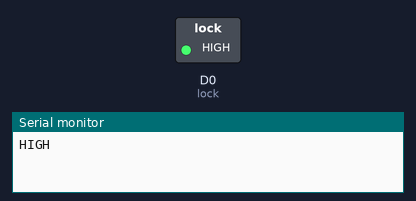
Simulated run of this sketch. Board: ESP8266 (NodeMCU). Shown: switched loads named in the sketch (green lamp = pin HIGH), the last lines printed to the serial monitor.

Above: at 1.5 s.
At 4.5 s:
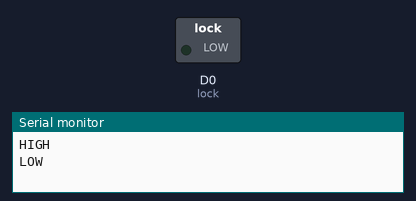
Timing chart, 0 to 7.8 s (numbered marks = the images above):
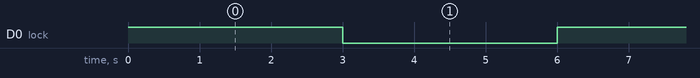

Measured:
- by itself, D0 (lock): alternates HIGH for 3.0 s and LOW for 3.0 s

The sketch:

Solenoid.ino
```cpp
#define lock D0

void setup()
{
  pinMode(lock, OUTPUT);
  Serial.begin(9600);
}

void loop()
{
  digitalWrite(lock, HIGH); //At this point the relay turns on
  Serial.println("HIGH");
  delay(3000); //..wait one second
  digitalWrite(lock, LOW); //turn off the relay again
  Serial.println("LOW");
  delay(3000); //…wait a second
}
```
